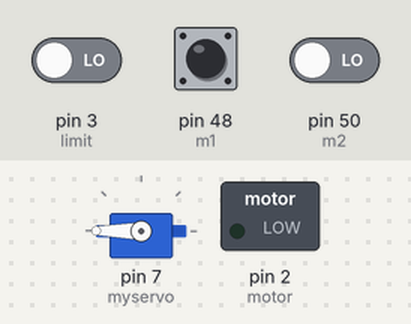
Recording of a sketch running on a simulated Arduino Mega 2560, built with avr-gcc and run on an emulated ATmega2560. Shown: servo, switched loads named in the sketch (green lamp = pin HIGH). Inputs (shaded band) come from the test bench; at power-on: pin 3 (limit) LOW, pin 48 (m1) HIGH, pin 50 (m2) LOW.

Above: at 6.2 s.
6.3 s: pin 3 (limit) driven HIGH
At 9.1 s:
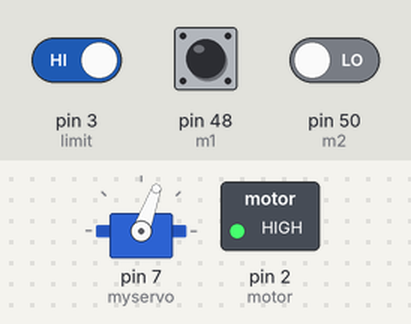
9.9 s: pin 3 (limit) driven LOW
At 10.5 s:
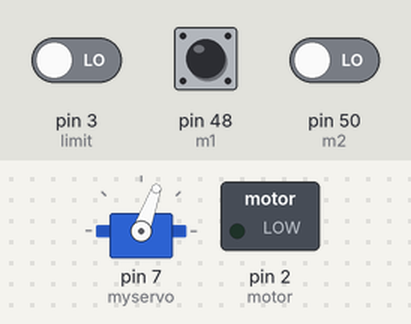
Timing chart, 0 to 20.8 s (numbered marks = the images above; inputs shaded):
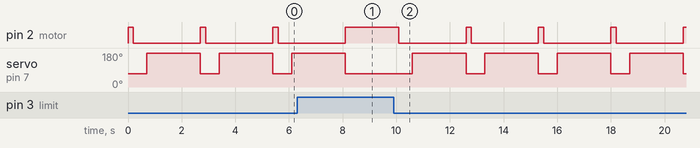

The sketch:

metal.ino
```cpp
#include <Servo.h>
int motor = 2;
int limit = 3;
Servo myservo;
int m1 = 48;
int m2 = 50;
int m3 = 52;
///////////////////////////////////////////////
void metal()
{
digitalWrite(motor,1);
while(digitalRead(limit)==1);
delay(200);
digitalWrite(motor,0);
delay(500);
myservo.write(180);
delay(2000);
myservo.write(70);
}
///////////////////////////////////////////
void glass()
{
digitalWrite(motor,1);
while(digitalRead(limit)==1);
delay(2000);
digitalWrite(motor,0);
delay(500);
myservo.write(180);
delay(2000);
myservo.write(70);
}
////////////////////////////////////////////
void plastic()
{
digitalWrite(motor,1);
while(digitalRead(limit)==1);
delay(3900);
digitalWrite(motor,0);
delay(500);
myservo.write(180);
delay(2000);
myservo.write(70);
}
/////////////////////////////////////////////
void setup()
{
pinMode(motor,OUTPUT);
pinMode(limit,INPUT);
myservo.attach(7);
myservo.write(70);
digitalWrite(motor,0);
pinMode(m1,INPUT);
pinMode(m2,INPUT);
pinMode(m3,INPUT);
}
//////////////////////////////////////////////
void loop()
{
if(digitalRead(m1)==0 || digitalRead(m2)==0 || digitalRead(m3)==0)
{
metal();
}

}
```

Measured:
- after the input at 6.3 s, pin 2 (motor): goes on until 8.1 s, then stays HIGH; servo on pin 7 (myservo): goes on until 8.1 s, then stays 70°
- after the input at 9.9 s, pin 2 (motor): alternates HIGH for 0.20 s and LOW for 2.5 s, starting after 0.20 s; servo on pin 7 (myservo): alternates 180° for 2.0 s and 70° for 0.70 s, starting after 0.70 s
- by itself, pin 2 (motor): alternates HIGH for 0.20 s and LOW for 2.5 s
- by itself, servo on pin 7 (myservo): alternates 180° for 2.0 s and 70° for 0.70 s
